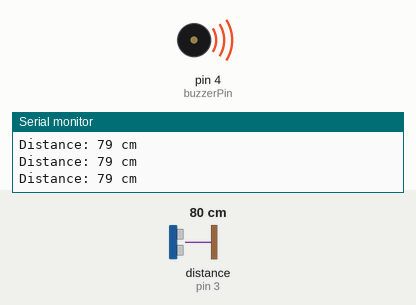
The sketch below on a simulated Arduino Uno, built with avr-gcc and run on an emulated ATmega328P. On the bench: buzzer (waves = sounding), the last lines printed to the serial monitor. Wiring (inferred from the names in the program): ultrasonic range finder: trigger pin 2; echo pin 3. The test bench sets the inputs (shaded band); at power-on: distance to the obstacle (sensor on pin 3) 80 cm. The echo pulse lasts 58.3 µs per cm.

Above: at 1.2 s.
1.3 s: distance to the obstacle (sensor on pin 3) set to 2 cm
At 2.0 s:
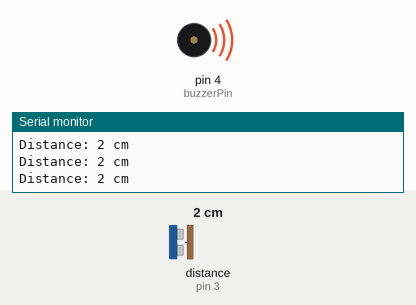
Timing chart, 0 to 4.3 s (numbered marks = the images above; inputs shaded):
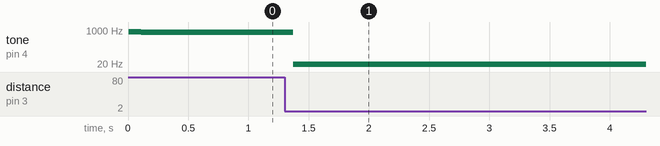

The sketch:

ultrasonic.ino
```cpp
// Define the pins for the ultrasonic sensor
const int trigPin = 2;
const int echoPin = 3;

// Define the pin for the buzzer (if using)
const int buzzerPin = 4;

void setup() {
  Serial.begin(9600);
  pinMode(trigPin, OUTPUT);
  pinMode(echoPin, INPUT);
  pinMode(buzzerPin, OUTPUT); // If using a buzzer
}

void loop() {
  // Send a short pulse to trigger the ultrasonic sensor
  digitalWrite(trigPin, LOW);
  delayMicroseconds(2);
  digitalWrite(trigPin, HIGH);
  delayMicroseconds(10);
  digitalWrite(trigPin, LOW);

  // Read the time it takes for the echo to return
  long duration = pulseIn(echoPin, HIGH);

  // Calculate the distance in centimeters
  int distance = duration / 58.2;

  // Print the distance to the Serial Monitor
  Serial.print("Distance: ");
  Serial.print(distance);
  Serial.println(" cm");

  // Map the distance to a pitch or volume value
  int pitch = map(distance, 5, 100, 50, 1000); // Adjust the values as needed

  // Generate a tone with the buzzer (if using)
  tone(buzzerPin, pitch);

  // Add a delay to prevent rapid changes
  delay(100);
}
```

Measured:
- after the input at 1.3 s, tone on pin 4 (buzzerPin): 790 Hz → 10 Hz after 0.07 s, → 20 Hz 0.10 s later
